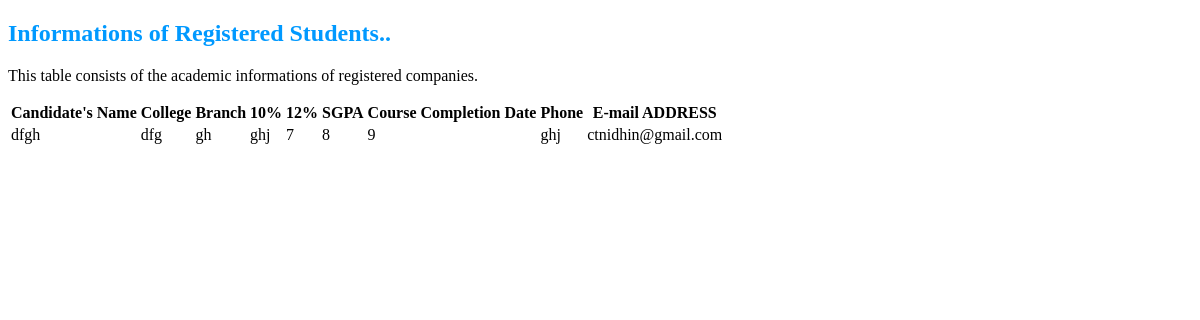
The app's page /admin/studacademic.php, older data.
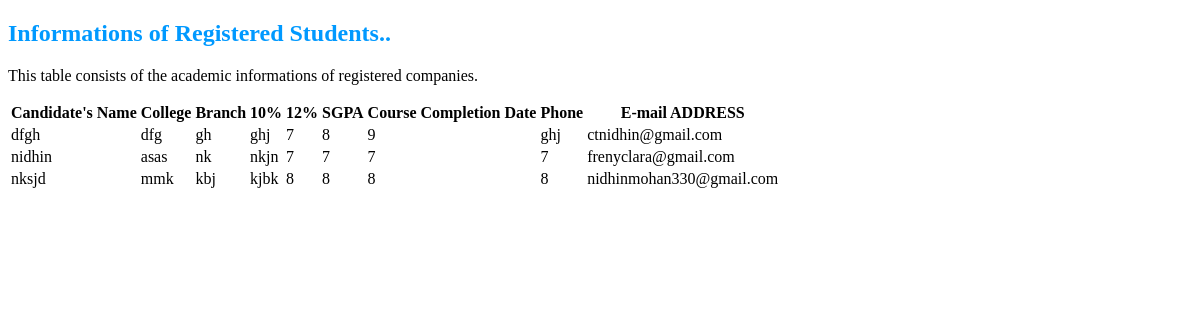
The same page, newer data.
### tables this page shows
CREATE TABLE IF NOT EXISTS `student` (
  `username` varchar(255) NOT NULL,
  `stud` varchar(400) NOT NULL,
  `fath` text NOT NULL,
  `dob` varchar(100) NOT NULL,
  `gender` text NOT NULL,
  `categ` text NOT NULL,
  `nation` text NOT NULL,
  `college` varchar(400) NOT NULL,
  `branch` varchar(400) NOT NULL,
  `ten` int(11) NOT NULL,
  `twel` int(11) NOT NULL,
  `sg` int(11) NOT NULL,
  `coco` varchar(100) NOT NULL,
  `addr` varchar(400) NOT NULL,
  `dist` text NOT NULL,
  `sta` text NOT NULL,
  `mail` varchar(400) NOT NULL,
  `ph` int(11) NOT NULL,
  UNIQUE KEY `username` (`stud`)
);

### admin/studacademic.php (the view, shortened to what this page needs)
<!DOCTYPE html>
 <html>
     <body>
<div class="container">
  <h2 style="color:#0099ff" >Informations of Registered Students..</h2>
  <p>This table consists of the academic informations of registered companies.</p>
  <table class="table">
    <thead>
      <tr >
        <th>Candidate's Name</th>
        <th>College</th>
	<th>Branch</th>
        <th>10%</th>
        <th>12%</th>
        <th>SGPA</th>
        <th>Course Completion Date</th>
        <th>Phone</th>
        <th>E-mail ADDRESS</th>
      </tr>
    </thead>
    <tbody>
<?php
            $r1=mysql_query("SELECT * FROM student")or die("An error occur");
       $t=1;
	while($row=mysql_fetch_array($r1)){
              $a=$row['stud'];
         $g=$row['nation'];
          $h=$row['college'];
           $i=$row['branch'];
            $j=$row['ten'];
            $k=$row['twel'];
             $l=$row['sg'];
              $m=$row['coco'];
                   $q=$row['mail'];
                     if($t==1)
                {
                    $cls="success";
                    $t=0;
                }
                 else
                {
                    $cls="info";
                    $t=1;
                }
?>
           <tr class="<?php echo $cls;?>">
               <td>
                     <?php echo $a;?>
		</td>
                <td>
                     <?php echo $g;?>
		</td>
                <td>
                     <?php echo $h;?>
		</td>
                <td>
                    <?php echo $i;?>
		</td>
                <td>
                    <?php echo $j;?>
		</td>
                <td>
                     <?php echo $k;?>
		</td>
                <td>
                    <?php echo $l;?>
		</td>
                <td>
                     <?php echo $m;?>
		</td>
                <td>
                     <?php echo $q;?>
		</td>
</tr>
	<?php
	}
	?>
</table>
</div>
</body>
</html>

Row changes from the older to the newer data that the page shows:
added student: stud "nidhin", nation "asas", college "nk", branch "nkjn", ten "7", twel "7", sg "7", coco "7", mail "frenyclara@gmail.com"
added student: stud "nksjd", nation "mmk", college "kbj", branch "kjbk", ten "8", twel "8", sg "8", coco "8", mail "nidhinmohan330@gmail.com"
